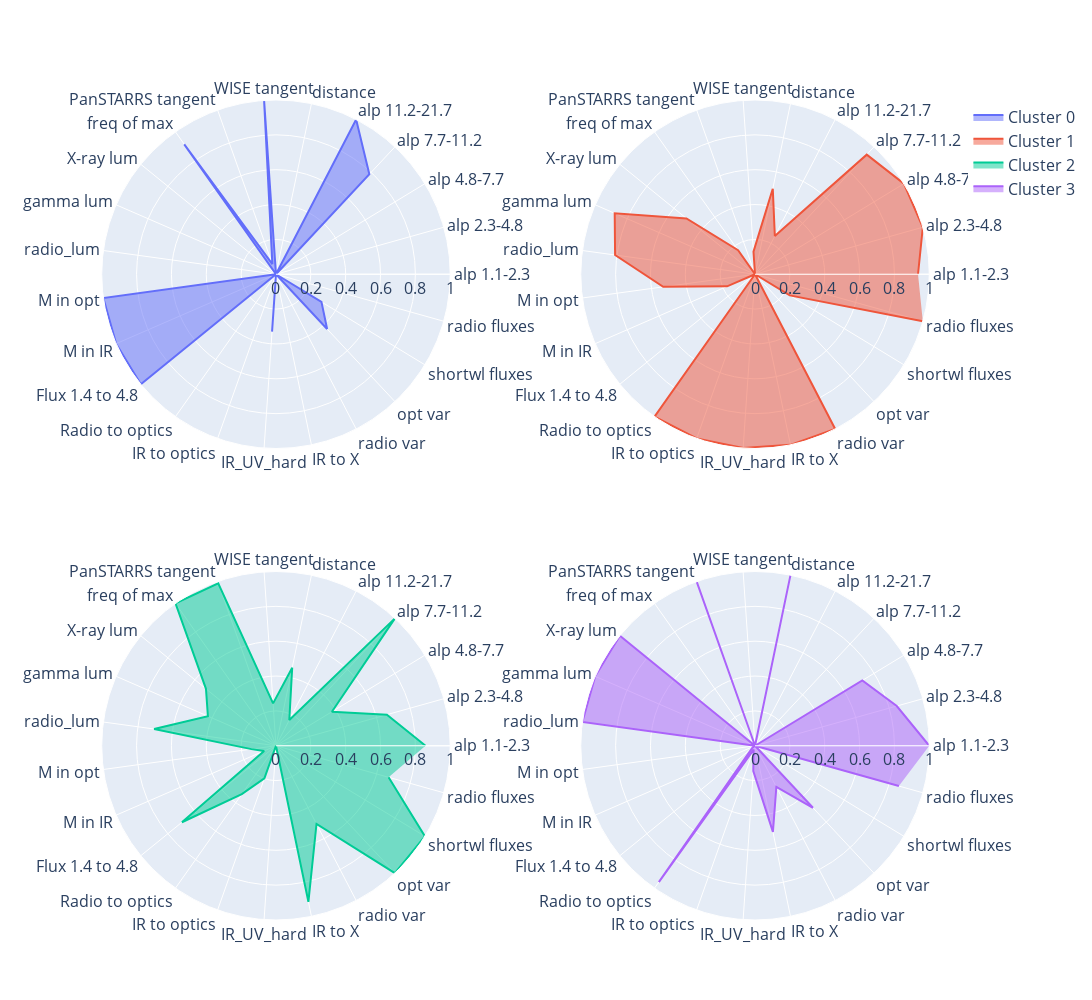

Notebook cell for this chart:
### Code cell
fig = make_subplots(rows=2, cols=2, specs=[[{'type': 'polar'}]*2]*2)

fig.update_layout(font_size=16)


fig.add_trace(go.Scatterpolar(
      name = "Cluster 0",
      r = medians_scaled.loc[0].values,
      theta = features,
      fill='toself',
    ), 1, 1)

fig.add_trace(go.Scatterpolar(
      name = "Cluster 1",
      r = medians_scaled.loc[1].values,
      theta = features,
      fill='toself'
    ), 1, 2)

fig.add_trace(go.Scatterpolar(
      name = "Cluster 2",
      r = medians_scaled.loc[2].values,
      theta = features,
      fill='toself'
    ), 2, 1)

fig.add_trace(go.Scatterpolar(
      name = "Cluster 3",
      r = medians_scaled.loc[3].values,
      theta = features,
      fill='toself'
    ), 2, 2)

#fig.add_trace(go.Scatterpolar(
#      name = "Cluster 4",
#      r = medians_scaled.loc[4].values,
#      theta = features,
#      fill='toself'
#    ), 3, 1)

fig.update_layout(
        showlegend=True, # отображение легенды
        autosize=False, # устаналиваем свои размеры графика
        width=1300, # ширина (в пикселях)
        height=1000, # высота (в пикселях)
    )

### Figure 1 — Plotly figure (JSON) as saved in the notebook; plotly's stock layout.template omitted (floating-point values rounded to 4 significant figures)
{"data": [{"fill": "toself", "name": "Cluster 0", "r": [0, 0, 0, 0.785, 1, 0, 1.0, 0.06186, 0.9127, 0, 0, 0, 1, 1.0, 1, 0, 0, 0.3298, 0, 0, 0.43, 0.3055, 0], "subplot": "polar", "theta": ["alp 1.1-2.3", "alp 2.3-4.8", "alp 4.8-7.7", "alp 7.7-11.2", "alp 11.2-21.7", "distance", "WISE tangent", "PanSTARRS tangent", "freq of max", "X-ray lum", "gamma lum", "radio_lum", "M in opt", "M in IR", "Flux 1.4 to 4.8", "Radio to optics", "IR to optics", "IR_UV_hard", "IR to X", "radio var", "opt var", "shortwl fluxes", "radio fluxes"], "type": "scatterpolar"}, {"fill": "toself", "name": "Cluster 1", "r": [0.9354, 1, 1, 0.9393, 0.2472, 0.5008, 0.1297, 0, 0.1685, 0.5076, 0.8779, 0.8106, 0.5319, 0.1746, 0, 1.0, 1, 1, 1, 1, 0, 0.2331, 1], "subplot": "polar2", "theta": ["alp 1.1-2.3", "alp 2.3-4.8", "alp 4.8-7.7", "alp 7.7-11.2", "alp 11.2-21.7", "distance", "WISE tangent", "PanSTARRS tangent", "freq of max", "X-ray lum", "gamma lum", "radio_lum", "M in opt", "M in IR", "Flux 1.4 to 4.8", "Radio to optics", "IR to optics", "IR_UV_hard", "IR to X", "radio var", "opt var", "shortwl fluxes", "radio fluxes"], "type": "scatterpolar"}, {"fill": "toself", "name": "Cluster 2", "r": [0.8581, 0.6611, 0.3756, 1, 0.1664, 0.4575, 0.2436, 0.9895, 1, 0.5179, 0.4259, 0.706, 0.1425, 0.07413, 0.6957, 0.3402, 0.1984, 0, 0.9146, 0.5056, 1, 1, 0.6711], "subplot": "polar3", "theta": ["alp 1.1-2.3", "alp 2.3-4.8", "alp 4.8-7.7", "alp 7.7-11.2", "alp 11.2-21.7", "distance", "WISE tangent", "PanSTARRS tangent", "freq of max", "X-ray lum", "gamma lum", "radio_lum", "M in opt", "M in IR", "Flux 1.4 to 4.8", "Radio to optics", "IR to optics", "IR_UV_hard", "IR to X", "radio var", "opt var", "shortwl fluxes", "radio fluxes"], "type": "scatterpolar"}, {"fill": "toself", "name": "Cluster 3", "r": [1.0, 0.8447, 0.7205, 0, 0, 1, 0, 1, 0, 1, 1, 1, 0, 0, 0.02072, 0.9575, 0.02336, 0.1461, 0.5045, 0.2662, 0.4871, 0, 0.8575], "subplot": "polar4", "theta": ["alp 1.1-2.3", "alp 2.3-4.8", "alp 4.8-7.7", "alp 7.7-11.2", "alp 11.2-21.7", "distance", "WISE tangent", "PanSTARRS tangent", "freq of max", "X-ray lum", "gamma lum", "radio_lum", "M in opt", "M in IR", "Flux 1.4 to 4.8", "Radio to optics", "IR to optics", "IR_UV_hard", "IR to X", "radio var", "opt var", "shortwl fluxes", "radio fluxes"], "type": "scatterpolar"}], "layout": {"autosize": false, "font": {"size": 16}, "height": 1000, "polar": {"domain": {"x": [0, 0.45], "y": [0.575, 1]}}, "polar2": {"domain": {"x": [0.55, 1], "y": [0.575, 1]}}, "polar3": {"domain": {"x": [0, 0.45], "y": [0, 0.425]}}, "polar4": {"domain": {"x": [0.55, 1], "y": [0, 0.425]}}, "showlegend": true, "width": 1300}}
